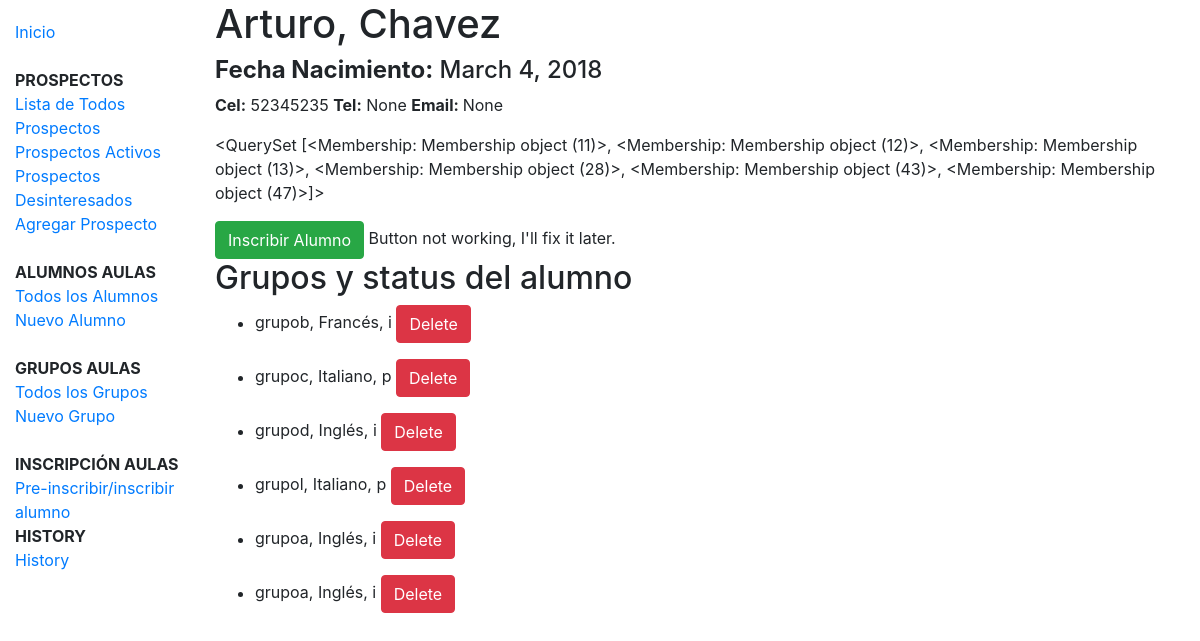
Screenshot of /grupos/alumno/4 with the database file from the repository.
### grupos/models.py (models this page shows, shortened)
class Alumno(models.Model):
    nombre = models.CharField(max_length=100)
    apaterno = models.CharField(max_length=100)
    amaterno = models.CharField(max_length=100, blank=True, null=True)
    cel = models.IntegerField(blank=True, null=True)
    tel = models.IntegerField(blank=True, null=True)
    email = models.EmailField(blank=True, null=True)
    fecha_nacimiento = models.DateField(null=True, blank=True)
    direccion = models.CharField(max_length=400)

class Membership(models.Model):
    STATUS = (
        ('i', 'Inscrito'),
        ('p', 'Pre-inscrito'),
    )
    alumno = models.ForeignKey(Alumno, on_delete=models.CASCADE)
    grupo = models.ForeignKey(Grupo, on_delete=models.CASCADE, null=True)
    status = models.CharField(max_length=1, choices=STATUS, blank=True, default='p')

class Grupo(models.Model):
    nombre = models.CharField(max_length=100, unique=True)
    fecha_inicio = models.DateField(null=True, blank=True)
    idioma = models.ForeignKey(Idioma, on_delete=models.SET_NULL, null=True)
    nivel = models.ForeignKey(Nivel, on_delete=models.SET_NULL, null=True)
    horario = models.ForeignKey('Horario', on_delete=models.SET_NULL, null=True)
    profesor = models.ForeignKey('Profesor', on_delete=models.SET_NULL, null=True)
    salon = models.ForeignKey('Salon', on_delete=models.SET_NULL, null=True)
    members = models.ManyToManyField('Alumno',related_name='preubanormal', through='Membership')
    def __str__(self):
        return self.nombre

class Idioma(models.Model):
    name = models.CharField(max_length=100, help_text="Ingresa el idioma de interés (Inglés, Español etc.)")
    def __str__(self):
        return self.name

### grupos/views.py (the view)
# urls.py: path('alumno/<int:pk>', views.AlumnoDetailView.as_view(), name='alumno-detail'),
class AlumnoDetailView(generic.DetailView):
    model = Alumno

### grupos/templates/grupos/alumno_detail.html
{% extends "base_generic.html" %}
{% block content %}
<h1>{{ alumno.nombre }}, {{ alumno.apaterno }}</h1>
<h4><b>Fecha Nacimiento:</b> {{ alumno.fecha_nacimiento }}</h4>
<p><b>Cel:</b> {{ alumno.cel }}   <b>Tel:</b> {{ alumno.tel }} <b>Email: </b>{{ alumno.email }}</p>
<p> {{ alumno.membership_set.all }} </p>
<a class="btn btn-success" href="{% url 'inscribir-alumno' alumno.pk %}">Inscribir Alumno</a> Button not working, I'll fix it later.
<h2>Grupos y status del alumno</h2>
{% for x in alumno.membership_set.all %}
  <ul>
    <li>{{ x.grupo }}, {{ x.grupo.idioma }}, {{ x.status }}  <a class="btn btn-danger" href="{% url 'remover-miembro' x.pk %}"> Delete</a></li>
  </ul>
{% endfor %}
{% endblock %}

### rows the page displays
Alumno: nombre "Arturo", apaterno "Chavez", fecha_nacimiento "March 4, 2018", cel "52345235", tel "None", email "None", membership_set.all "<QuerySet [<Membership: Membership object (11)>, <Membership: Membership object (12)>, <Membership: Membership object (13)>, <Membership: Membership object (28)>, <Membership: Membership object (43)>, <Membership: Membership object (47)>]>"
Membership: grupo "grupob", grupo.idioma "Francés", status "i"
Membership: grupo "grupoc", grupo.idioma "Italiano", status "p"
Membership: grupo "grupod", grupo.idioma "Inglés", status "i"
Membership: grupo "grupol", grupo.idioma "Italiano", status "p"
Membership: grupo "grupoa", grupo.idioma "Inglés", status "i"
Membership: grupo "grupoa", grupo.idioma "Inglés", status "i"
